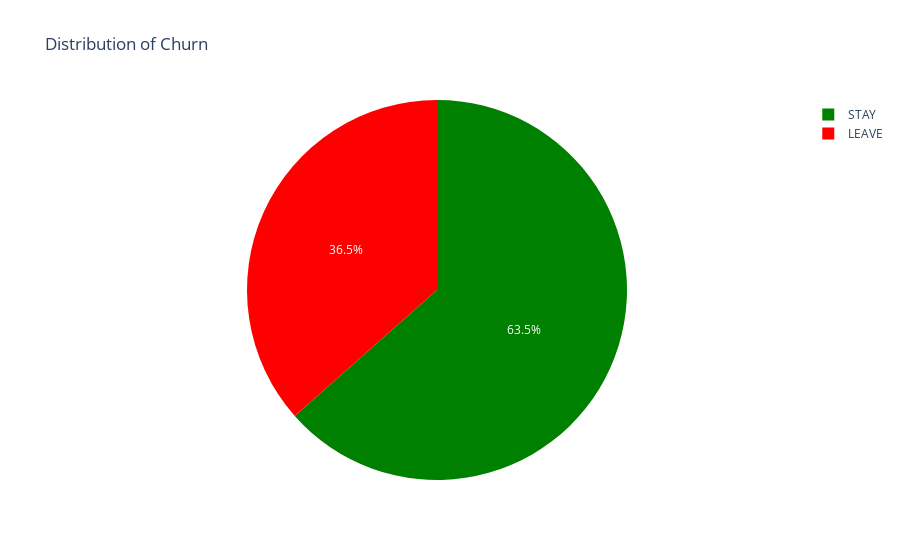

This figure's notebook cell:
### Code cell
target_instance = df_training["CHURNED"].value_counts().to_frame()
target_instance = target_instance.reset_index()

fig = px.pie(target_instance, values='CHURNED', names = ['STAY', 'LEAVE'], color_discrete_sequence=["green", "red"],
             title='Distribution of Churn')
fig.show()

### Figure 1 — Plotly figure (JSON) as saved in the notebook; plotly's stock layout.template omitted (floating-point values rounded to 4 significant figures)
{"data": [{"domain": {"x": [0, 1], "y": [0, 1]}, "hovertemplate": "label=%{label}<br>CHURNED=%{value}<extra></extra>", "labels": ["STAY", "LEAVE"], "legendgroup": "", "name": "", "showlegend": true, "type": "pie", "values": [7201, 4145]}], "layout": {"legend": {"tracegroupgap": 0}, "piecolorway": ["green", "red"], "title": {"text": "Distribution of Churn"}}}
